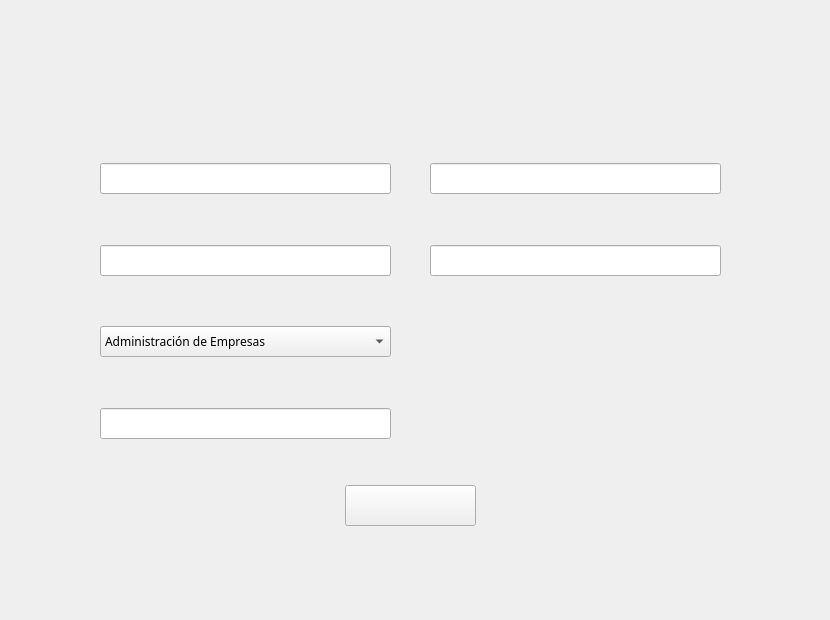
   <widget class="QWidget" name="page_3">
    <widget class="QLabel" name="label_5">
     <property name="geometry">
      <rect>
       <x>0</x>
       <y>0</y>
       <width>821</width>
       <height>611</height>
      </rect>
     </property>
     <property name="text">
      <string/>
     </property>
     <property name="pixmap">
      <pixmap resource="resources.qrc">:/Resources/crearMaestro.png</pixmap>
     </property>
    </widget>
    <widget class="QLineEdit" name="IDMaestroLineEdit">
     <property name="geometry">
      <rect>
       <x>100</x>
       <y>163</y>
       <width>291</width>
       <height>31</height>
      </rect>
     </property>
     <property name="palette">
      <palette>
       <active>
        <colorrole role="WindowText">
         <brush brushstyle="SolidPattern">
          <color alpha="255">
           <red>26</red>
           <green>43</green>
           <blue>87</blue>
          </color>
         </brush>
        </colorrole>
       </active>
       <inactive>
        <colorrole role="WindowText">
         <brush brushstyle="SolidPattern">
          <color alpha="255">
           <red>26</red>
           <green>43</green>
           <blue>87</blue>
          </color>
         </brush>
        </colorrole>
       </inactive>
       <disabled/>
      </palette>
     </property>
     <property name="font">
      <font>
       <family>Arial Rounded MT Bold</family>
      </font>
     </property>
    </widget>
    <widget class="QLineEdit" name="maestroNamelineEdit">
     <property name="geometry">
      <rect>
       <x>100</x>
       <y>245</y>
       <width>291</width>
       <height>31</height>
      </rect>
     </property>
     <property name="palette">
      <palette>
       <active>
        <colorrole role="WindowText">
         <brush brushstyle="SolidPattern">
          <color alpha="255">
           <red>26</red>
           <green>43</green>
           <blue>87</blue>
          </color>
         </brush>
        </colorrole>
       </active>
       <inactive>
        <colorrole role="WindowText">
         <brush brushstyle="SolidPattern">
          <color alpha="255">
           <red>26</red>
           <green>43</green>
           <blue>87</blue>
          </color>
         </brush>
        </colorrole>
       </inactive>
       <disabled/>
      </palette>
     </property>
     <property name="font">
      <font>
       <family>Arial Rounded MT Bold</family>
      </font>
     </property>
    </widget>
    <widget class="QComboBox" name="profesionComboBox">
     <property name="geometry">
      <rect>
       <x>100</x>
       <y>326</y>
       <width>291</width>
       <height>31</height>
      </rect>
     </property>
     <property name="palette">
      <palette>
       <active>
        <colorrole role="WindowText">
         <brush brushstyle="SolidPattern">
          <color alpha="255">
           <red>26</red>
           <green>43</green>
           <blue>87</blue>
          </color>
         </brush>
        </colorrole>
       </active>
       <inactive>
        <colorrole role="WindowText">
         <brush brushstyle="SolidPattern">
          <color alpha="255">
           <red>26</red>
           <green>43</green>
           <blue>87</blue>
          </color>
         </brush>
        </colorrole>
       </inactive>
       <disabled/>
      </palette>
     </property>
     <property name="font">
      <font>
       <family>Arial Rounded MT Bold</family>
      </font>
     </property>
     <item>
      <property name="text">
       <string>Administración de Empresas</string>
      </property>
     </item>
     <item>
      <property name="text">
       <string>Contaduría Pública y Finanzas</string>
      </property>
     </item>
     <item>
      <property name="text">
       <string>Ingeniería en Sistemas Computacionales</string>
      </property>
     </item>
     <item>
      <property name="text">
       <string>Ingeniería Industrial</string>
      </property>
     </item>
     <item>
      <property name="text">
       <string>Medicina</string>
      </property>
     </item>
     <item>
      <property name="text">
       <string>Enfermería</string>
      </property>
     </item>
     <item>
      <property name="text">
       <string>Derecho</string>
      </property>
     </item>
     <item>
      <property name="text">
       <string>Psicología</string>
      </property>
     </item>
     <item>
      <property name="text">
       <string>Mercadotecnia</string>
      </property>
     </item>
    </widget>
    <widget class="QLineEdit" name="sueldoLineEdit">
     <property name="geometry">
      <rect>
       <x>100</x>
       <y>408</y>
       <width>291</width>
       <height>31</height>
      </rect>
     </property>
     <property name="palette">
      <palette>
       <active>
        <colorrole role="WindowText">
         <brush brushstyle="SolidPattern">
          <color alpha="255">
           <red>26</red>
           <green>43</green>
           <blue>87</blue>
          </color>
         </brush>
        </colorrole>
       </active>
       <inactive>
        <colorrole role="WindowText">
         <brush brushstyle="SolidPattern">
          <color alpha="255">
           <red>26</red>
           <green>43</green>
           <blue>87</blue>
          </color>
         </brush>
        </colorrole>
       </inactive>
       <disabled/>
      </palette>
     </property>
     <property name="font">
      <font>
       <family>Arial Rounded MT Bold</family>
      </font>
     </property>
    </widget>
    <widget class="QLineEdit" name="usernameMaestroLineEdit">
     <property name="geometry">
      <rect>
       <x>430</x>
       <y>163</y>
       <width>291</width>
       <height>31</height>
      </rect>
     </property>
     <property name="palette">
      <palette>
       <active>
        <colorrole role="WindowText">
         <brush brushstyle="SolidPattern">
          <color alpha="255">
           <red>26</red>
           <green>43</green>
           <blue>87</blue>
          </color>
         </brush>
        </colorrole>
       </active>
       <inactive>
        <colorrole role="WindowText">
         <brush brushstyle="SolidPattern">
          <color alpha="255">
           <red>26</red>
           <green>43</green>
           <blue>87</blue>
          </color>
         </brush>
        </colorrole>
       </inactive>
       <disabled/>
      </palette>
     </property>
     <property name="font">
      <font>
       <family>Arial Rounded MT Bold</family>
      </font>
     </property>
    </widget>
    <widget class="QLineEdit" name="passwordMaestroLineEdit">
     <property name="geometry">
      <rect>
       <x>430</x>
       <y>245</y>
       <width>291</width>
       <height>31</height>
      </rect>
     </property>
     <property name="palette">
      <palette>
       <active>
        <colorrole role="WindowText">
         <brush brushstyle="SolidPattern">
          <color alpha="255">
           <red>26</red>
           <green>43</green>
           <blue>87</blue>
          </color>
         </brush>
        </colorrole>
       </active>
       <inactive>
        <colorrole role="WindowText">
         <brush brushstyle="SolidPattern">
          <color alpha="255">
           <red>26</red>
           <green>43</green>
           <blue>87</blue>
          </color>
         </brush>
        </colorrole>
       </inactive>
       <disabled/>
      </palette>
     </property>
     <property name="font">
      <font>
       <family>Arial Rounded MT Bold</family>
      </font>
     </property>
    </widget>
    <widget class="QLabel" name="rolMaestroDefaultLabel">
     <property name="geometry">
      <rect>
       <x>440</x>
       <y>327</y>
       <width>281</width>
       <height>31</height>
      </rect>
     </property>
     <property name="palette">
      <palette>
       <active>
        <colorrole role="WindowText">
         <brush brushstyle="SolidPattern">
          <color alpha="255">
           <red>26</red>
           <green>43</green>
           <blue>87</blue>
          </color>
         </brush>
        </colorrole>
       </active>
       <inactive>
        <colorrole role="WindowText">
         <brush brushstyle="SolidPattern">
          <color alpha="255">
           <red>26</red>
           <green>43</green>
           <blue>87</blue>
          </color>
         </brush>
        </colorrole>
       </inactive>
       <disabled/>
      </palette>
     </property>
     <property name="font">
      <font>
       <family>Arial Rounded MT Bold</family>
      </font>
     </property>
     <property name="text">
      <string/>
     </property>
    </widget>
    <widget class="QPushButton" name="crearMaestroBtn">
     <property name="geometry">
      <rect>
       <x>345</x>
       <y>485</y>
       <width>131</width>
       <height>41</height>
      </rect>
     </property>
     <property name="text">
      <string/>
     </property>
    </widget>
   </widget>
